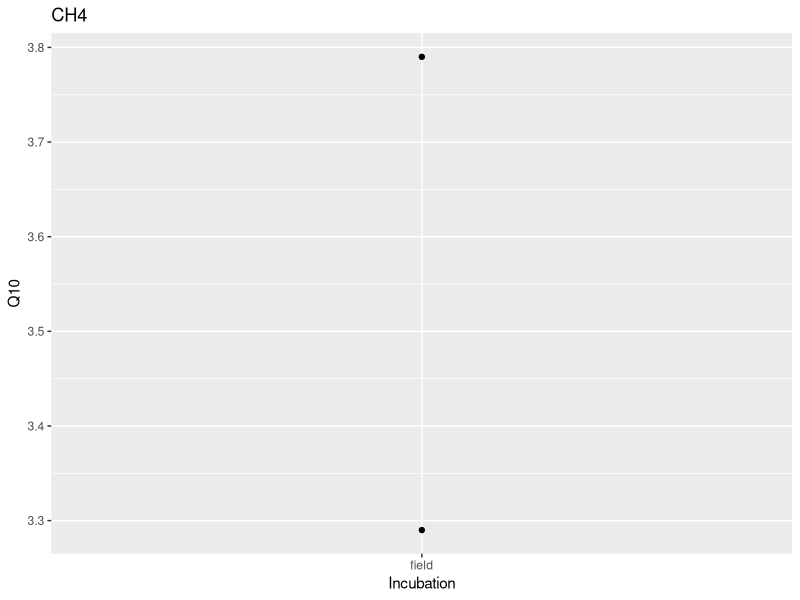

R code for this plot: (Note: this script raises an error after producing the figure.)
library(tidyverse)

filePaths_N <- list.files(path = "data/N",pattern = "*.csv", full.names = TRUE)
filePaths_CH4 <- list.files(path = "data/CH4",pattern = "*.csv", full.names = TRUE)


field_data_N <-
  lapply(filePaths_N, read_csv, col_types = cols(moisture = col_double(),
                                                 Latitude = col_character(),
                                                 Longitude = col_character(),
                                                 Sample = col_character())) %>%
  bind_rows() 


field_data_CH4 <-
  lapply(filePaths_CH4, read_csv, col_types = cols(Temp_range = col_character(),
                                                   Latitude = col_character(),
                                                   Longitude = col_character(),
                                                   Sample = col_character())) %>% 
  bind_rows() 


a = read_csv("data/CH4/Jiang2010.csv")


field_data_CH4 %>% 
  ggplot(aes(x = Incubation, y = Q10))+
  geom_point()+
  labs(title = "CH4")


field_data_N %>% 
  filter(!is.na(Q10)) %>% 
  
  ggplot(aes(x = Incubation, y = Q10))+
  geom_point()+
  labs(title = "N")+
  facet_wrap(~N_species)


field_data_N %>% 
  filter(!is.na(Q10)) %>% 
  distinct(Source, StudyName, DOI)

field_data_CH4 %>% 
  filter(!is.na(Q10)) %>% 
  distinct(Source, StudyName, DOI)
